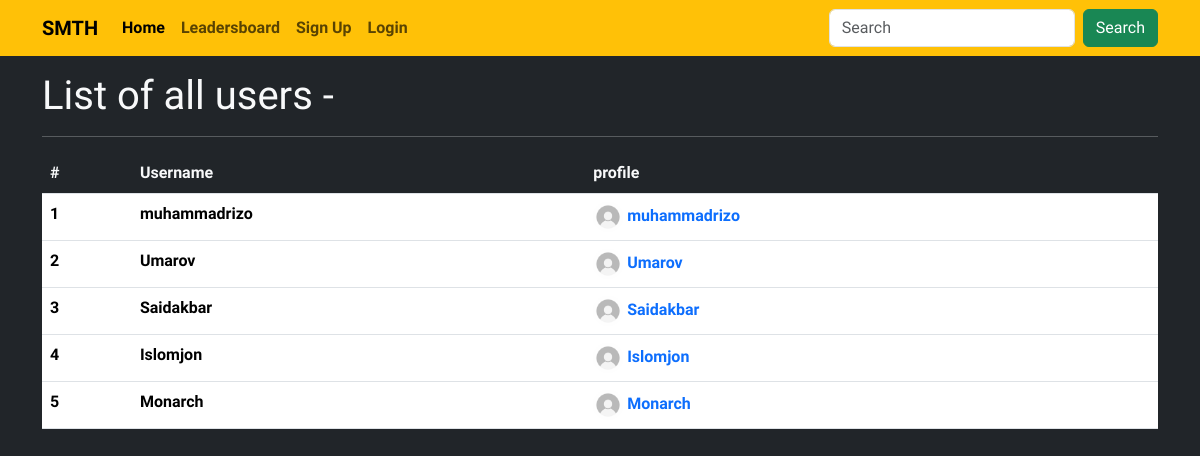
The app's page /account/users, older data.
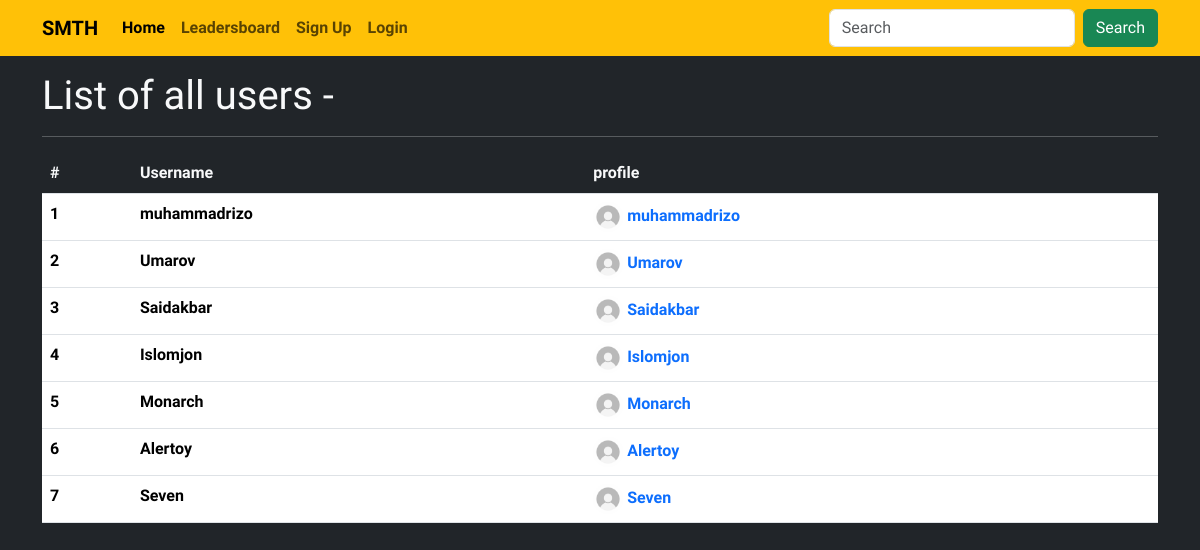
The same page, newer data.
### user/models.py (models this page shows, shortened)
class Profile(models.Model):
    id = models.UUIDField(primary_key=True, editable=False, default=uuid.uuid4)
    user = models.OneToOneField(User, on_delete=models.CASCADE)
    avatar = models.ImageField(upload_to='profile_images/', default='default/default.jpg', blank=True, null=True)
    bio = models.TextField(blank=True,null=True)
    pubg_id = models.CharField(max_length=20,blank=True, null=True)
    points = models.IntegerField(default=0, blank=True,null=True)

### user/views.py (the view)
# urls.py: path('users', views.allusers, name='allusers'),
def allusers(request):
    profiles = Profile.objects.all()
    context = {'profiles':profiles}
    return render(request, 'forstaff/allusers.html',context)

### templates/forstaff/allusers.html (shortened to what this page needs)
{% extends "base.html" %}
{% load static %}
{% block content %}
<div class="container text-light py-3">
 <h1>List of all users - {{allusers.count}}</h1>
 <hr>
 <table class="table">
    <thead>
        <tr>
            <th class="bg-dark text-light">#</th>
            <th class="bg-dark text-light">Username</th>
            <th class="bg-dark text-light">profile</th>
        </tr>
    </thead>
    <tbody>
        {% for us in profiles %}
        <tr>
            <td>{{forloop.counter}}</td>
            <td>{{us.user}}</td>
            <td> {% if us.profile.avatar %}
                <img src="{{us.profile.avatar.url}}" width="30" class="rounded-circle" alt="">
                 <a class="text-decoration-none" href="">{{us.user}}</a>
                {% else %}
                <img src="{% static 'default/default.jpg' %}" width="30" class="rounded-circle" alt="">
                <a class="text-decoration-none" href="">{{us.user}}</a>
                {% endif %}
            </td>
         </tr>
        {% endfor %}
    </tbody>
 </table>
 </div>
{% endblock content %}

### templates/base.html (shortened to what this page needs)
{% load static %}
<!DOCTYPE html>
<html lang="en">
<head>
    <link href="https://cdn.jsdelivr.net/npm/bootstrap@5.3.2/dist/css/bootstrap.min.css" rel="stylesheet">
</head>
<body class="bg-dark" style="font-family: Abel; font-weight: 800;">
    {% include 'navbar.html' %}
    {% block content %}
    {% endblock content %}
</body>
</html>

### templates/navbar.html (shortened to what this page needs)
{% load static %}
<nav class="navbar navbar-expand-lg bg-warning">
    <div class="container">
      <a class="navbar-brand" href="{% url 'home' %}">SMTH</a>
      <div class="collapse navbar-collapse" id="navbarSupportedContent">
        <ul class="navbar-nav me-auto mb-2 mb-lg-0 d-flex align-items-center">
          <li class="nav-item">
            <a class="nav-link active" aria-current="page" href="{% url 'home' %}">Home</a>
          </li>
          <li class="nav-item d-flex align-items-center">
            <a class="nav-link" href="{% url 'leadersboard' %}">Leadersboard </a>
          </li>
          {% if user.is_authenticated %}
          {% if profile %}
          <li class="nav-item">
                <a class="nav-link" href="{% url 'profile' profile.pk %}">Account</a>
           </li>
           {% endif %}
          <li class="nav-item">
            <a type="button" class="nav-link" data-bs-toggle="modal" data-bs-target="#staticBackdrop">Logout</a>
<div class="modal fade" id="staticBackdrop" data-bs-backdrop="static" data-bs-keyboard="false" tabindex="-1" aria-labelledby="staticBackdropLabel" aria-hidden="true">
  <div class="modal-dialog">
    <div class="modal-content">
      <div class="modal-header">
        <h1 class="modal-title fs-5" id="staticBackdropLabel">Would you like to log out ?</h1>
        <button type="button" class="btn-close" data-bs-dismiss="modal" aria-label="Close"></button>
      </div>
      <div class="modal-footer">
        <button type="button" class="btn btn-secondary" data-bs-dismiss="modal">No. close</button>
        <a  href="{% url 'logout' %}" type="button" class="btn btn-danger">Yes. I would</a>
      </div>
    </div>
  </div>
</div>
          </li>
          {% else %}
          <li class="nav-item">
            <a class="nav-link" href="{% url 'register' %}">Sign Up</a>
          </li>
          <li class="nav-item">
            <a class="nav-link" href="{% url 'login' %}">Login</a>
            </li>
          {% endif %}
        </ul>
        <form class="d-flex" role="search">
          <input class="form-control me-2" type="search" placeholder="Search" aria-label="Search">
          <button class="btn btn-success" type="submit">Search</button>
        </form>
      </div>
    </div>
  </nav>

Row changes from the older to the newer data that the page shows:
added Profile: user "Alertoy"
added Profile: user "Seven"
